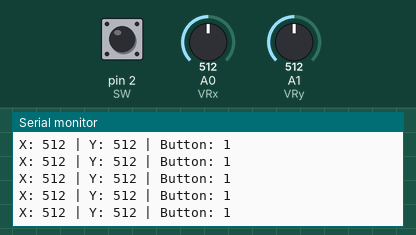
This sketch was run on a simulated Arduino Uno, built with avr-gcc and run on an emulated ATmega328P. Shown: the last lines printed to the serial monitor. The test bench sets the inputs (shaded band); at power-on: A0 (VRx) = 512, A1 (VRy) = 512, pin 2 (SW) HIGH.

Above: at 1.2 s.
1.3 s: A0 (VRx) set to 610
At 1.32 s:
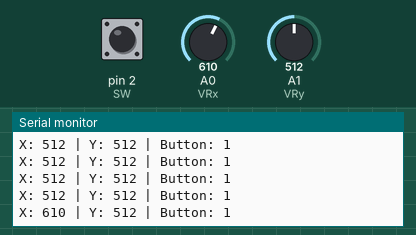
2.8 s: A1 (VRy) set to 1023
At 2.83 s:
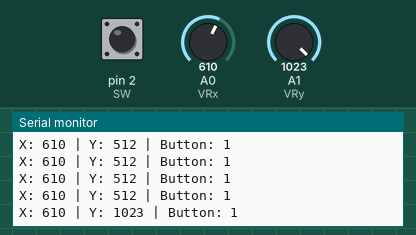
5.8 s: A0 (VRx) set to 590
At 5.85 s:
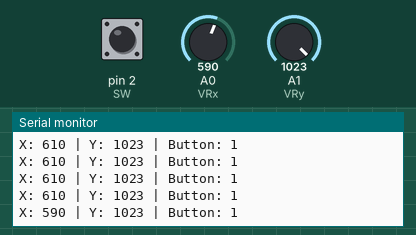
8.8 s: pin 2 (SW) pulled LOW for 0.15 s
At 8.88 s:
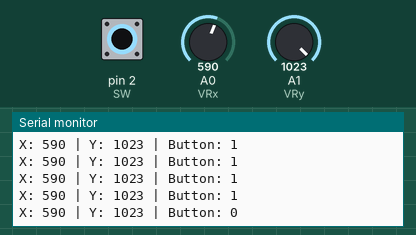
10.4 s: A1 (VRy) set to 900
At 10.49 s:
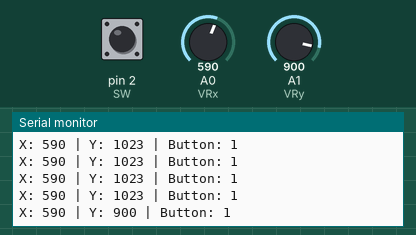
11.9 s: pin 2 (SW) pulled LOW for 1 s
At 12.0 s:
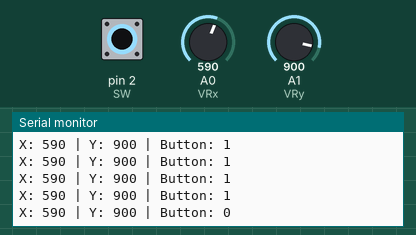
Timing chart, 0 to 14.9 s (numbered marks = the images above; inputs shaded):
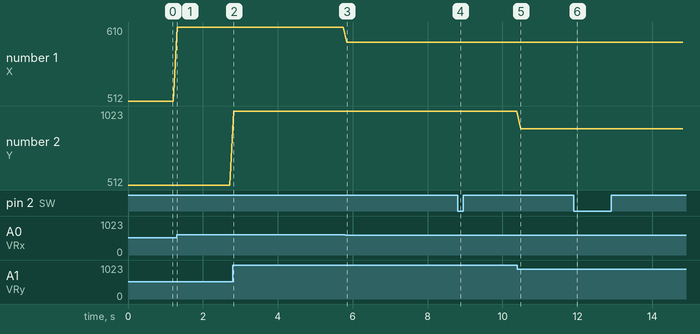

The sketch:

KIDS_joistik.ino
```cpp
//int VRx = A0;
//int VRy = A1;
//int SW = 2;
//
//int xPosition = 0;
//int yPosition = 0;
//int SW_state = 0;
//int mapX = 0;
//int mapY = 0;
//
//void setup() {
//  Serial.begin(9600);
//
//  pinMode(VRx, INPUT);
//  pinMode(VRy, INPUT);
//  pinMode(SW, INPUT_PULLUP);
//
//}
//
//void loop() {
//  xPosition = analogRead(VRx);
//  yPosition = analogRead(VRy);
//  SW_state = digitalRead(SW);
////  mapX = map(xPosition, 512, 1023, 0, 512);
////  mapY = map(yPosition, 512, 1023, 0, 512);
//
//  Serial.print("X: ");
//  Serial.print(xPosition);
//  Serial.print(" | Y: ");
//  Serial.print(yPosition);
//  Serial.print(" | Button: ");
//  Serial.println(SW_state);
//
//  delay(100);
//
//}


int yashil = 6;
int kok = 5;
int sariq = 4;
int oq = 3;

int VRx = A0;
int VRy = A1;
int SW = 2;

int x = 0;
int y = 0;
int SW_state = 0;

void setup() {
  Serial.begin(9600);

  pinMode(VRx, INPUT);
  pinMode(VRy, INPUT);
  pinMode(SW, INPUT_PULLUP);

}

void loop() {
  x = analogRead(VRx);
  y = analogRead(VRy);
  SW_state = digitalRead(SW);

  Serial.print("X: ");
  Serial.print(x);
  Serial.print(" | Y: ");
  Serial.print(y);
  Serial.print(" | Button: ");
  Serial.println(SW_state);

  if (x>600){
    digitalWrite(kok, LOW);
    digitalWrite(yashil, HIGH);
    }
  if (y>600){
    digitalWrite(yashil, LOW);
    digitalWrite(kok, HIGH);
    }
  delay(100);

}
```

Measured:
- after the input at 1.3 s, the serial monitor: prints a new line at once (image 1)
- after the input at 2.8 s, the serial monitor: prints a new line at once (image 2)
- after the input at 5.8 s, the serial monitor: prints a new line after 0.05 s (image 3)
- after the input at 8.8 s, the serial monitor: prints a new line after 0.07 s (image 4)
- after the input at 10.4 s, the serial monitor: prints a new line after 0.09 s (image 5)
- after the input at 11.9 s, the serial monitor: prints a new line after 0.10 s (image 6)
- plotted number 1: 512 → 610 after the input at 1.3 s, 610 → 590 after the input at 5.8 s
- plotted number 2: 512 → 1023 after the input at 2.8 s, 1023 → 900 after the input at 10.4 s
